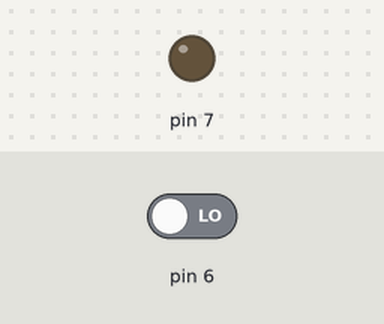
This sketch was run on a simulated Arduino Uno, built with avr-gcc and run on an emulated ATmega328P. Parts: output pins drawn as LEDs (lit = HIGH). The inputs (shaded band) are chosen by the test bench; at power-on: pin 6 LOW.

Above: at 1.2 s.
1.3 s: pin 6 driven HIGH
At 1.9 s:
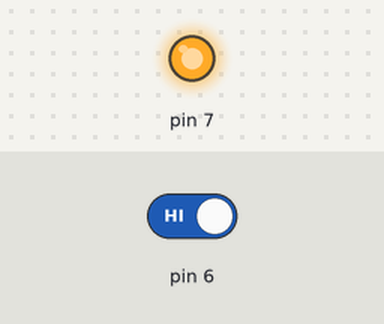
2.8 s: pin 6 driven LOW
At 4.2 s:
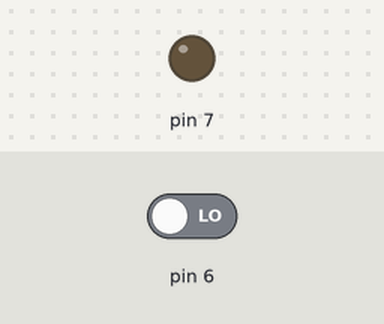
Timing chart, 0 to 5.8 s (numbered marks = the images above; inputs shaded):
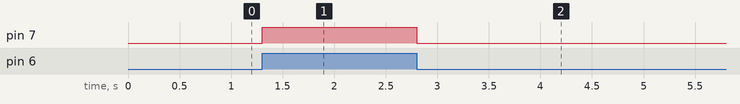

The sketch:

checkPresenca.ino
```cpp
void setup() {
  // put your setup code here, to run once:
  pinMode(6, INPUT);
  pinMode(7, OUTPUT);
}

void loop() {
  // put your main code here, to run repeatedly:
  if(digitalRead(6) == 1)
    digitalWrite(7, HIGH);
  else
    digitalWrite(7, LOW);
}
```

Measured:
- after the input at 1.3 s, pin 7: LOW → HIGH at once
- after the input at 2.8 s, pin 7: HIGH → LOW at once
